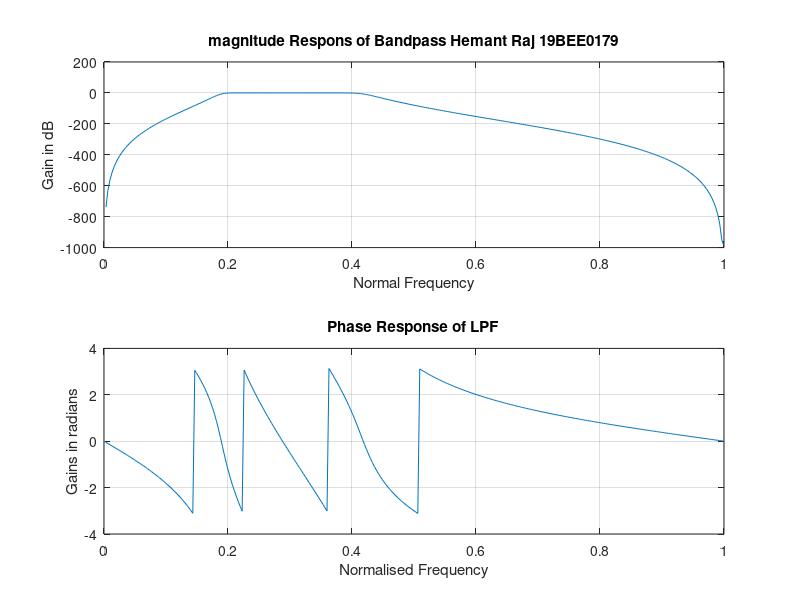

This figure's MATLAB source:
clc;
clear all;
close all;
%Design of analog Butterworth filter
alphap=0.4;
alphas=30;
fp1=0.2;
fp2=0.4;
fs1=0.1;
fs2=0.5;
f=2000;
omegap=[0.2*pi,0.4*pi];
omegas=[0.1*pi,0.5*pi];

[N wn]=buttord(omegap/pi,omegas/pi,alphap,alphas);
[b a]=butter(N,wn,'bandpass');
w=0:0.01:pi;
[h w]=freqz(b,a,w,'whole');
m=abs(h);
an=angle(h);
subplot(2,1,1);
%Plotting magnitude response

plot(w/pi,20*log(m));
grid;
xlabel('Normal Frequency');
ylabel('Gain in dB');
title('magnitude Respons of Bandpass Hemant Raj 19BEE0179');
subplot(2,1,2);

%Plotting phase Response
plot(w/pi,an);
grid;
xlabel('Normalised Frequency');
ylabel('Gains in radians');
title('Phase Response of LPF');